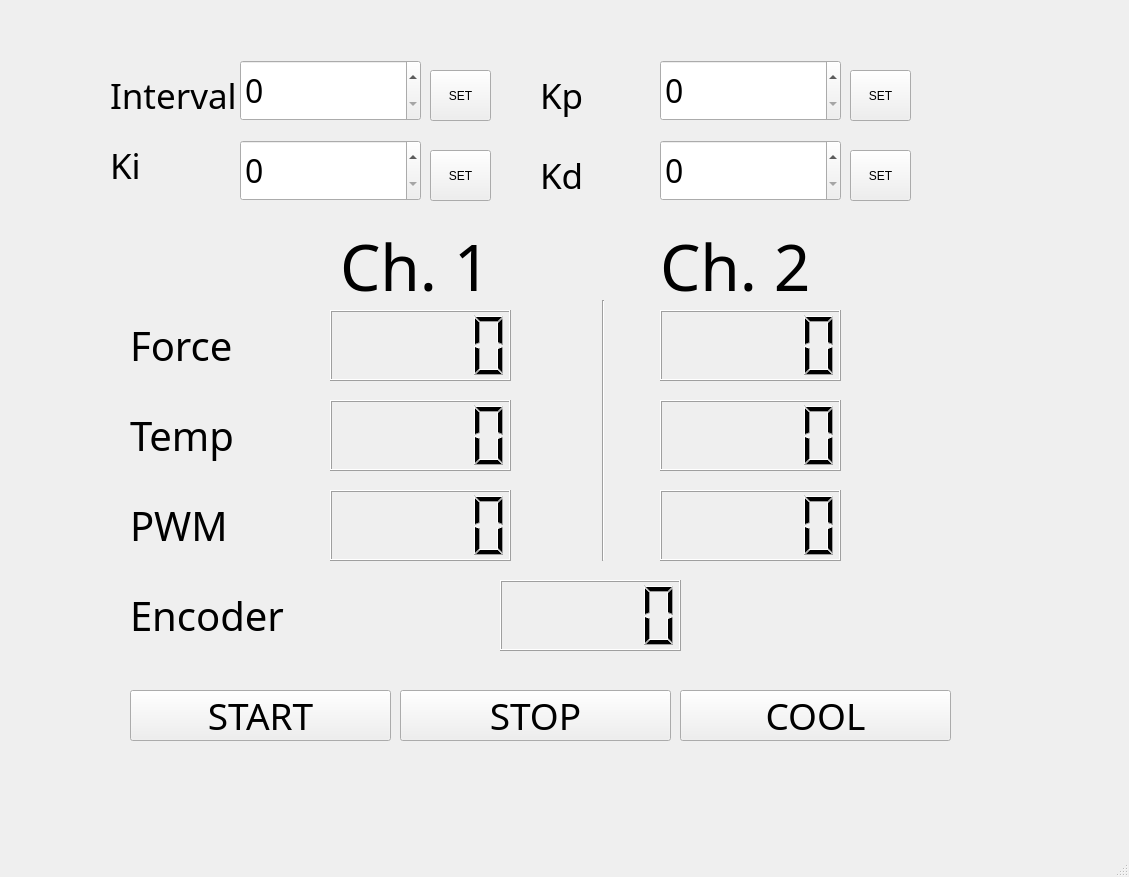
<?xml version="1.0" encoding="UTF-8"?>
<ui version="4.0">
 <class>MainWindow</class>
 <widget class="QMainWindow" name="MainWindow">
  <property name="geometry">
   <rect>
    <x>0</x>
    <y>0</y>
    <width>1129</width>
    <height>877</height>
   </rect>
  </property>
  <property name="windowTitle">
   <string>MainWindow</string>
  </property>
  <widget class="QWidget" name="centralwidget">
   <widget class="QLCDNumber" name="Force_1">
    <property name="geometry">
     <rect>
      <x>330</x>
      <y>310</y>
      <width>181</width>
      <height>71</height>
     </rect>
    </property>
   </widget>
   <widget class="QLCDNumber" name="Force_2">
    <property name="geometry">
     <rect>
      <x>660</x>
      <y>310</y>
      <width>181</width>
      <height>71</height>
     </rect>
    </property>
   </widget>
   <widget class="QLCDNumber" name="Temp_1">
    <property name="geometry">
     <rect>
      <x>330</x>
      <y>400</y>
      <width>181</width>
      <height>71</height>
     </rect>
    </property>
   </widget>
   <widget class="QLCDNumber" name="Temp_2">
    <property name="geometry">
     <rect>
      <x>660</x>
      <y>400</y>
      <width>181</width>
      <height>71</height>
     </rect>
    </property>
   </widget>
   <widget class="QLCDNumber" name="Encoder_1">
    <property name="geometry">
     <rect>
      <x>500</x>
      <y>580</y>
      <width>181</width>
      <height>71</height>
     </rect>
    </property>
   </widget>
   <widget class="QLCDNumber" name="ADC_1">
    <property name="geometry">
     <rect>
      <x>330</x>
      <y>490</y>
      <width>181</width>
      <height>71</height>
     </rect>
    </property>
   </widget>
   <widget class="QLCDNumber" name="ADC_2">
    <property name="geometry">
     <rect>
      <x>660</x>
      <y>490</y>
      <width>181</width>
      <height>71</height>
     </rect>
    </property>
   </widget>
   <widget class="QLabel" name="label">
    <property name="geometry">
     <rect>
      <x>110</x>
      <y>60</y>
      <width>171</width>
      <height>71</height>
     </rect>
    </property>
    <property name="font">
     <font>
      <family>Adobe Arabic</family>
      <pointsize>26</pointsize>
     </font>
    </property>
    <property name="text">
     <string>Interval</string>
    </property>
   </widget>
   <widget class="QLabel" name="label_2">
    <property name="geometry">
     <rect>
      <x>130</x>
      <y>310</y>
      <width>171</width>
      <height>71</height>
     </rect>
    </property>
    <property name="font">
     <font>
      <family>3ds</family>
      <pointsize>30</pointsize>
     </font>
    </property>
    <property name="text">
     <string>Force</string>
    </property>
   </widget>
   <widget class="QLabel" name="label_3">
    <property name="geometry">
     <rect>
      <x>130</x>
      <y>400</y>
      <width>171</width>
      <height>71</height>
     </rect>
    </property>
    <property name="font">
     <font>
      <family>3ds</family>
      <pointsize>30</pointsize>
     </font>
    </property>
    <property name="text">
     <string>Temp</string>
    </property>
   </widget>
   <widget class="QLabel" name="label_4">
    <property name="geometry">
     <rect>
      <x>130</x>
      <y>490</y>
      <width>171</width>
      <height>71</height>
     </rect>
    </property>
    <property name="font">
     <font>
      <family>3ds</family>
      <pointsize>30</pointsize>
     </font>
    </property>
    <property name="text">
     <string>PWM</string>
    </property>
   </widget>
   <widget class="QLabel" name="label_5">
    <property name="geometry">
     <rect>
      <x>130</x>
      <y>580</y>
      <width>241</width>
      <height>71</height>
     </rect>
    </property>
    <property name="font">
     <font>
      <family>3ds</family>
      <pointsize>30</pointsize>
     </font>
    </property>
    <property name="text">
     <string>Encoder</string>
    </property>
   </widget>
   <widget class="QPushButton" name="pushButton">
    <property name="geometry">
     <rect>
      <x>430</x>
      <y>70</y>
      <width>61</width>
      <height>51</height>
     </rect>
    </property>
    <property name="text">
     <string>SET</string>
    </property>
   </widget>
   <widget class="QPushButton" name="pushButton_2">
    <property name="geometry">
     <rect>
      <x>850</x>
      <y>70</y>
      <width>61</width>
      <height>51</height>
     </rect>
    </property>
    <property name="text">
     <string>SET</string>
    </property>
   </widget>
   <widget class="QSpinBox" name="PWM_B">
    <property name="geometry">
     <rect>
      <x>240</x>
      <y>60</y>
      <width>181</width>
      <height>61</height>
     </rect>
    </property>
    <property name="font">
     <font>
      <family>Adobe Arabic</family>
      <pointsize>24</pointsize>
     </font>
    </property>
    <property name="maximum">
     <number>1023</number>
    </property>
   </widget>
   <widget class="QSpinBox" name="PWM_T">
    <property name="geometry">
     <rect>
      <x>660</x>
      <y>60</y>
      <width>181</width>
      <height>61</height>
     </rect>
    </property>
    <property name="font">
     <font>
      <family>Adobe Arabic</family>
      <pointsize>24</pointsize>
     </font>
    </property>
    <property name="maximum">
     <number>1023</number>
    </property>
   </widget>
   <widget class="QLabel" name="label_6">
    <property name="geometry">
     <rect>
      <x>340</x>
      <y>230</y>
      <width>181</width>
      <height>71</height>
     </rect>
    </property>
    <property name="font">
     <font>
      <family>3ds</family>
      <pointsize>48</pointsize>
     </font>
    </property>
    <property name="text">
     <string>Ch. 1</string>
    </property>
   </widget>
   <widget class="QLabel" name="label_7">
    <property name="geometry">
     <rect>
      <x>660</x>
      <y>230</y>
      <width>181</width>
      <height>71</height>
     </rect>
    </property>
    <property name="font">
     <font>
      <family>3ds</family>
      <pointsize>48</pointsize>
     </font>
    </property>
    <property name="text">
     <string>Ch. 2</string>
    </property>
   </widget>
   <widget class="Line" name="line">
    <property name="geometry">
     <rect>
      <x>593</x>
      <y>300</y>
      <width>20</width>
      <height>261</height>
     </rect>
    </property>
    <property name="orientation">
     <enum>Qt::Vertical</enum>
    </property>
   </widget>
   <widget class="QLabel" name="label_8">
    <property name="geometry">
     <rect>
      <x>110</x>
      <y>130</y>
      <width>171</width>
      <height>71</height>
     </rect>
    </property>
    <property name="font">
     <font>
      <family>Adobe Arabic</family>
      <pointsize>26</pointsize>
     </font>
    </property>
    <property name="text">
     <string>Ki</string>
    </property>
   </widget>
   <widget class="QSpinBox" name="Ban">
    <property name="geometry">
     <rect>
      <x>240</x>
      <y>140</y>
      <width>181</width>
      <height>61</height>
     </rect>
    </property>
    <property name="font">
     <font>
      <family>Adobe Arabic</family>
      <pointsize>24</pointsize>
     </font>
    </property>
    <property name="maximum">
     <number>1023</number>
    </property>
   </widget>
   <widget class="QPushButton" name="pushButton_4">
    <property name="geometry">
     <rect>
      <x>850</x>
      <y>150</y>
      <width>61</width>
      <height>51</height>
     </rect>
    </property>
    <property name="text">
     <string>SET</string>
    </property>
   </widget>
   <widget class="QPushButton" name="pushButton_3">
    <property name="geometry">
     <rect>
      <x>430</x>
      <y>150</y>
      <width>61</width>
      <height>51</height>
     </rect>
    </property>
    <property name="text">
     <string>SET</string>
    </property>
   </widget>
   <widget class="QSpinBox" name="Tan">
    <property name="geometry">
     <rect>
      <x>660</x>
      <y>140</y>
      <width>181</width>
      <height>61</height>
     </rect>
    </property>
    <property name="font">
     <font>
      <family>Adobe Arabic</family>
      <pointsize>24</pointsize>
     </font>
    </property>
    <property name="maximum">
     <number>1023</number>
    </property>
   </widget>
   <widget class="QPushButton" name="Start">
    <property name="geometry">
     <rect>
      <x>130</x>
      <y>690</y>
      <width>261</width>
      <height>51</height>
     </rect>
    </property>
    <property name="font">
     <font>
      <family>3ds</family>
      <pointsize>28</pointsize>
     </font>
    </property>
    <property name="text">
     <string>START</string>
    </property>
   </widget>
   <widget class="QPushButton" name="Stop">
    <property name="geometry">
     <rect>
      <x>400</x>
      <y>690</y>
      <width>271</width>
      <height>51</height>
     </rect>
    </property>
    <property name="font">
     <font>
      <family>3ds</family>
      <pointsize>28</pointsize>
     </font>
    </property>
    <property name="text">
     <string>STOP</string>
    </property>
   </widget>
   <widget class="QPushButton" name="Cool">
    <property name="geometry">
     <rect>
      <x>680</x>
      <y>690</y>
      <width>271</width>
      <height>51</height>
     </rect>
    </property>
    <property name="font">
     <font>
      <family>3ds</family>
      <pointsize>28</pointsize>
     </font>
    </property>
    <property name="text">
     <string>COOL</string>
    </property>
   </widget>
   <widget class="QLabel" name="label_9">
    <property name="geometry">
     <rect>
      <x>540</x>
      <y>60</y>
      <width>171</width>
      <height>71</height>
     </rect>
    </property>
    <property name="font">
     <font>
      <family>Adobe Arabic</family>
      <pointsize>26</pointsize>
     </font>
    </property>
    <property name="text">
     <string>Kp</string>
    </property>
   </widget>
   <widget class="QLabel" name="label_10">
    <property name="geometry">
     <rect>
      <x>540</x>
      <y>140</y>
      <width>171</width>
      <height>71</height>
     </rect>
    </property>
    <property name="font">
     <font>
      <family>Adobe Arabic</family>
      <pointsize>26</pointsize>
     </font>
    </property>
    <property name="text">
     <string>Kd</string>
    </property>
   </widget>
  </widget>
  <widget class="QMenuBar" name="menubar">
   <property name="geometry">
    <rect>
     <x>0</x>
     <y>0</y>
     <width>1129</width>
     <height>18</height>
    </rect>
   </property>
  </widget>
  <widget class="QStatusBar" name="statusbar"/>
 </widget>
 <resources/>
 <connections/>
</ui>
